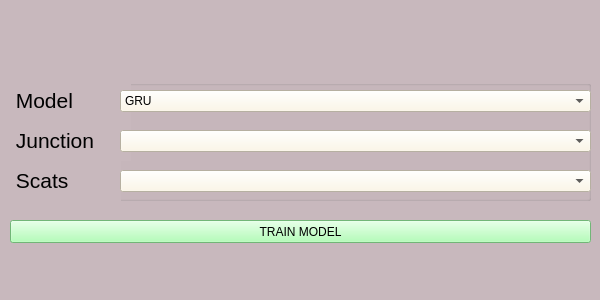
<?xml version="1.0" encoding="UTF-8"?>
<ui version="4.0">
 <class>MainWindow</class>
 <widget class="QMainWindow" name="MainWindow">
  <property name="geometry">
   <rect>
    <x>0</x>
    <y>0</y>
    <width>600</width>
    <height>300</height>
   </rect>
  </property>
  <property name="windowTitle">
   <string>TFPS - TRAIN</string>
  </property>
  <property name="styleSheet">
   <string notr="true">background-color: rgb(200, 184, 189);</string>
  </property>
  <widget class="QWidget" name="centralwidget">
   <widget class="QGroupBox" name="groupBox">
    <property name="geometry">
     <rect>
      <x>10</x>
      <y>80</y>
      <width>581</width>
      <height>121</height>
     </rect>
    </property>
    <property name="title">
     <string/>
    </property>
    <widget class="QLabel" name="label_2">
     <property name="geometry">
      <rect>
       <x>0</x>
       <y>40</y>
       <width>121</width>
       <height>41</height>
      </rect>
     </property>
     <property name="font">
      <font>
       <pointsize>16</pointsize>
      </font>
     </property>
     <property name="text">
      <string> Junction</string>
     </property>
    </widget>
    <widget class="QLabel" name="label">
     <property name="geometry">
      <rect>
       <x>0</x>
       <y>0</y>
       <width>121</width>
       <height>41</height>
      </rect>
     </property>
     <property name="font">
      <font>
       <pointsize>16</pointsize>
      </font>
     </property>
     <property name="text">
      <string> Model</string>
     </property>
    </widget>
    <widget class="QLabel" name="label_3">
     <property name="geometry">
      <rect>
       <x>0</x>
       <y>80</y>
       <width>111</width>
       <height>41</height>
      </rect>
     </property>
     <property name="font">
      <font>
       <pointsize>16</pointsize>
      </font>
     </property>
     <property name="text">
      <string> Scats</string>
     </property>
    </widget>
    <widget class="QComboBox" name="comboBox">
     <property name="geometry">
      <rect>
       <x>110</x>
       <y>10</y>
       <width>471</width>
       <height>22</height>
      </rect>
     </property>
     <property name="styleSheet">
      <string notr="true">background-color: rgb(255, 247, 226);</string>
     </property>
     <item>
      <property name="text">
       <string>GRU</string>
      </property>
     </item>
     <item>
      <property name="text">
       <string>LSTM</string>
      </property>
     </item>
     <item>
      <property name="text">
       <string>SAE</string>
      </property>
     </item>
    </widget>
    <widget class="QComboBox" name="comboBox_2">
     <property name="geometry">
      <rect>
       <x>110</x>
       <y>50</y>
       <width>471</width>
       <height>22</height>
      </rect>
     </property>
     <property name="styleSheet">
      <string notr="true">background-color: rgb(255, 247, 226);</string>
     </property>
    </widget>
    <widget class="QComboBox" name="comboBox_3">
     <property name="geometry">
      <rect>
       <x>110</x>
       <y>90</y>
       <width>471</width>
       <height>22</height>
      </rect>
     </property>
     <property name="styleSheet">
      <string notr="true">background-color: rgb(255, 247, 226);</string>
     </property>
    </widget>
   </widget>
   <widget class="QPushButton" name="pushButton">
    <property name="geometry">
     <rect>
      <x>10</x>
      <y>220</y>
      <width>581</width>
      <height>23</height>
     </rect>
    </property>
    <property name="styleSheet">
     <string notr="true">background-color: rgb(158, 255, 166);</string>
    </property>
    <property name="text">
     <string>TRAIN MODEL</string>
    </property>
   </widget>
  </widget>
  <widget class="QStatusBar" name="statusbar"/>
 </widget>
 <resources/>
 <connections/>
</ui>
